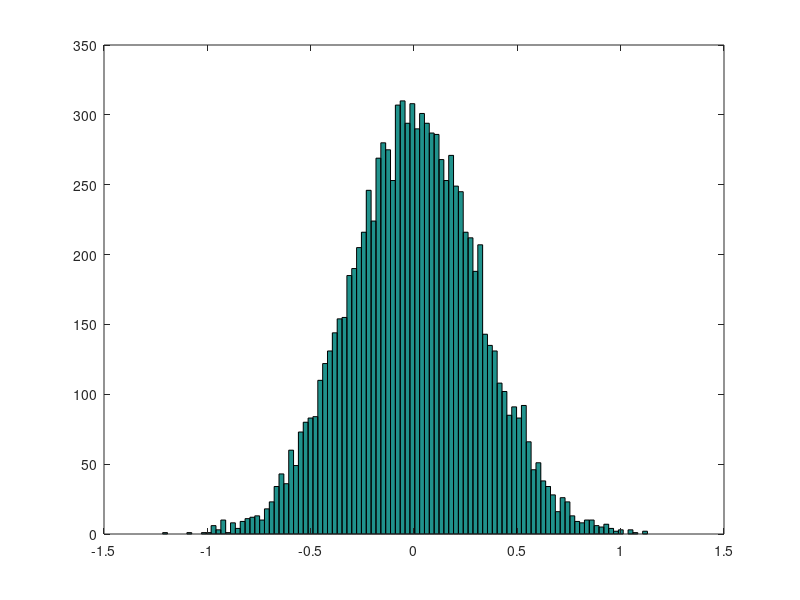
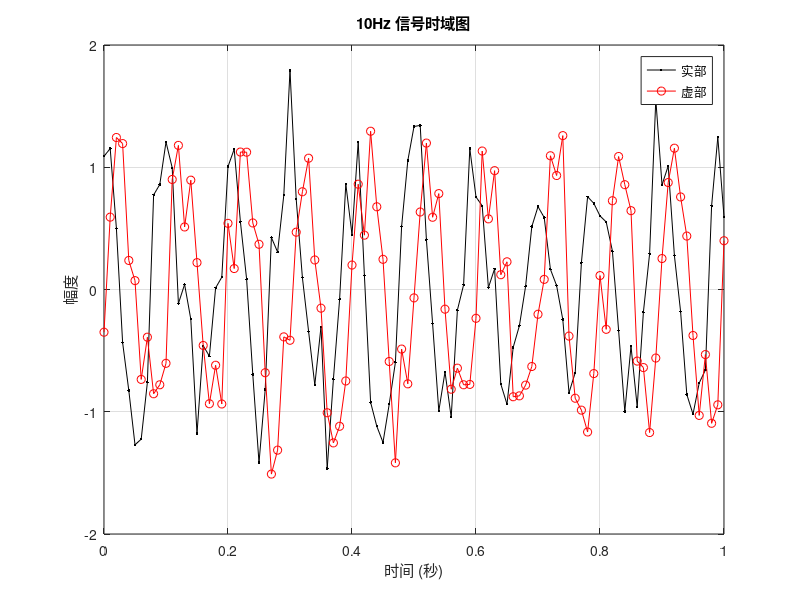

These charts were generated, in order, by the following MATLAB code:
% 信号参数
% f = 10; % 频率为 10Hz
% amplitude = 1; % 幅度为 1
% fs = 100; % 采样率为 100Hz
% duration = 1; % 采样时长为 1s
% % 生成时间向量
% t = 0:1/fs:duration;
%
% % 生成复信号正弦波
% y = cos(2*pi*f*t)+j*sin(2*pi*f*t);
% % 绘制实部和虚部
% figure;
% plot(t, real(y), 'g.-');
% hold on;
% plot(t,imag(y),'ro-');
% xlabel('时间 (秒)');
% ylabel('幅度');
% title('10Hz 信号时域图');
% legend(['实部';'虚部']);
% grid on ;
% zoom on;

%信号参数
f = 10; % 频率为 10Hz
amplitude = 1; % 幅度为 1
fs = 100; % 采样率为 100Hz
duration = 1; % 采样时长为 1s
% 生成时间向量
t = 0:1/fs:duration;
% 生成复信号正弦波
y = cos(2*pi*f*t)+1i*sin(2*pi*f*t);
%产生高斯噪声
c = sqrt(0.1);
% noise = randn(size(t)) * c;
noise = randn(1,10000)*c;
hist(noise,100);    %生成直方图
% yn = y+noise;
yn = y + (noise(1:101))+j*noise(102:202);
% 绘制实部和虚部
figure;
plot(t, real(yn), 'black.-');
hold on;
plot(t,imag(yn),'ro-');
xlabel('时间 (秒)');
ylabel('幅度');
title('10Hz 信号时域图');
legend(['实部';'虚部']);
grid on;
zoom on;